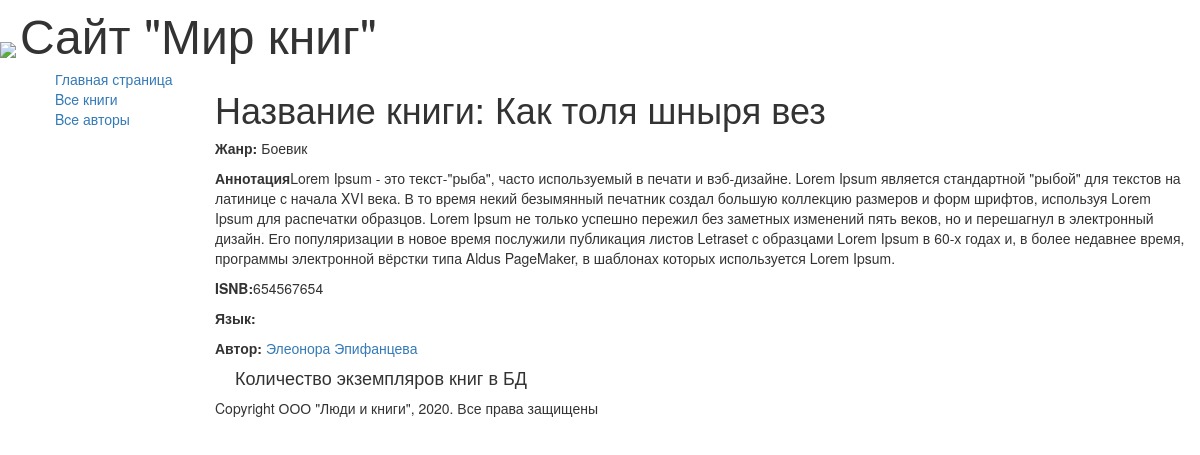
Page /book/3 on the committed database.
### catalog/models.py (models this page shows, shortened)
class Book(models.Model):
    title = models.CharField(max_length=200,
                             help_text='Введите название книги',
                             verbose_name='Название книги')
    genre = models.ForeignKey('Genre', on_delete=models.CASCADE,
                              help_text='Выберите жанр книги',
                              verbose_name='Жанр книги', null=True)
    laguage = models.ForeignKey('Language', on_delete=models.CASCADE,
                                help_text='Выберите язык книги',
                                verbose_name='Язык книги', null=True)
    author = models.ManyToManyField('Author',
                                    help_text='Выберите автора  книги',
                                    verbose_name='Автор книги')
    summary = models.TextField(max_length=1000,
                               help_text='Введите краткое описание книги',
                               verbose_name='Аннотация')
    isbn = models.CharField(max_length=13, help_text="должно содержать 13 символов",
                            verbose_name="ISBN Книги")
    def display_author(self):
        return ', '.join([author.last_name for author in self.author.all()])
    display_author.short_description = 'Авторы'

class Genre(models.Model):
    name = models.CharField(max_length=200,
                            help_text='Введите жанр книги',
                            verbose_name='Жанр Книги')
    def __str__(self):
        return self.name

class Author(models.Model):
    first_name = models.CharField(max_length=100,
                                  help_text='Введите имя автора',
                                  verbose_name='Имя автора')
    last_name = models.CharField(max_length=100,
                                 help_text='Введите фамилию автора',
                                 verbose_name='Фамилия автора')
    date_of_birth = models.DateField(
                                  help_text='Введите дату рождения',
                                  verbose_name='Дата рождения',
                                  null=True, blank=True)
    date_of_death = models.DateField(
                                help_text='Введите дату смерти',
                                verbose_name='Дата смерти',
                                null=True, blank=True)

### catalog/views.py (the view)
# urls.py: url(r'book/(?P<pk>\d+)$', views.BookDetailView.as_view(), name='book-detail'),
class BookDetailView(generic.DetailView):
    model = Book

### catalog/templates/catalog/book_detail.html (shortened to what this page needs)
{% extends "base_generic.html" %}
{% block content %}
    <h1>Название книги: {{ book.title }} </h1>
    <p><strong>Жанр: </strong>{{ book.genre }}</p>
    <p><strong>Аннотация</strong>{{book.summary }}</p>
    <p><strong>ISNB:</strong>{{ book.isbn}}</p>
    <p><strong>Язык:</strong>{{ book.language }}</p>
        {% for author in book.author.all %}
            <p><strong>Автор:</strong>
                <a href=""> {{ author.first_name }}
                    {{ author.last_name }} </a></p>
        {% endfor %}
    <div style="margin-left:20px;margin-top20px">
        <h4>Количество экземпляров книг в БД </h4>
    </div>
{% endblock %}

### rows in the picture
Book: title "Как толя шныря вез", genre "Боевик", summary "Lorem Ipsum - это текст-\"рыба\", часто используемый в печати и вэб-дизайне. Lorem Ipsum является стандартной \"рыбой\" для текстов на латинице с начала XVI века. В то время некий безымянный печатник создал большую коллекцию размеров и форм шрифтов, используя Lorem Ipsum для распечатки образцов. Lorem Ipsum не только успешно пережил без заметных изменений пять веков, но и перешагнул в электронный дизайн. Его популяризации в новое время послужили публикация листов Letraset с образцами Lorem Ipsum в 60-х годах и, в более недавнее время, программы электронной вёрстки типа Aldus PageMaker, в шаблонах которых используется Lorem Ipsum.", isbn "654567654"
Author: first_name "Элеонора", last_name "Эпифанцева"
